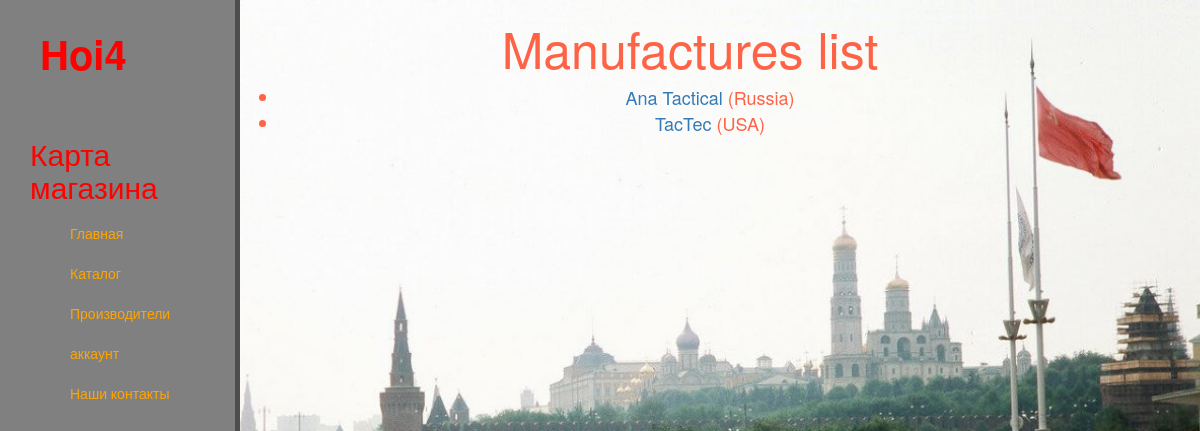
Page /manufacturers/ on the committed database.
### catalog/models.py (models this page shows, shortened)
class Manufacturer(models.Model):
    name = models.CharField(max_length=100)
    country = models.CharField(max_length=100)
    def get_absolute_url(self):
        return reverse('manufacturer-detail', args=[str(self.id)])

### catalog/views.py (the view)
# urls.py: re_path(r'^manufacturers/$', views.ManufacturerListView.as_view(), name='manufacturer'),
class ManufacturerListView(generic.ListView):
    model = Manufacturer

### catalog/templates/catalog/manufacturer_list.html
{% extends "base_generic.html" %}
{% block content %}
<div class="pls">
    <h1>Manufactures list</h1>
    {% if manufacturer_list %}
    <ul>
      {% for manufacturer in manufacturer_list %}
      <li>
        <a href="{{ manufacturer.get_absolute_url }}">{{ manufacturer.name }}</a> ({{manufacturer.country}})
      </li>
      {% endfor %}
    </ul>
    {% else %}
      <p>There are no manufacturer in the shop.</p>
    {% endif %}
</div>
{% endblock %}

### catalog/static/css/style.css (style rules this page uses)
body { background-image: url(image/bk.jpg); background-size: no-repeat; background-size: cover; }
main .pls { float: left; color: rgb(255, 99, 71); font-size: 18px; text-align: center; width: 75%; }
main .pls h1 { font-size: 50px; }

### rows in the picture
Manufacturer: name "Ana Tactical", country "Russia"
Manufacturer: name "TacTec", country "USA"
